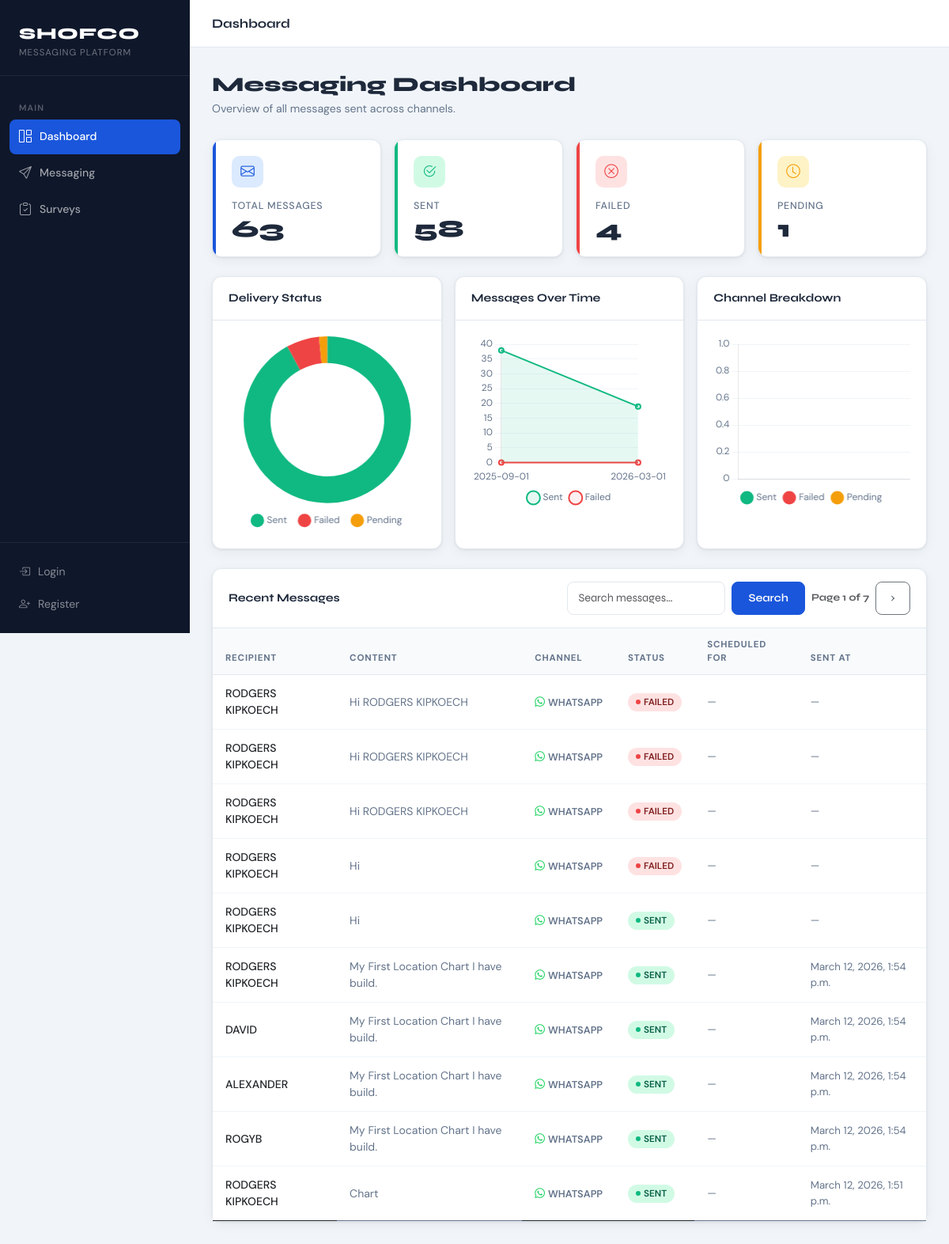
/dashboard/, run on the app's committed database.
### messaging/models.py (models this page shows, shortened)
class Message(models.Model):
    CHANNEL_CHOICES = [
        ('SMS', 'SMS'),
        ('WHATSAPP', 'WhatsApp'),
        ('EMAIL', 'Email'),
    ]
    recipient = models.ForeignKey(Beneficiary, on_delete=models.CASCADE)
    content = models.TextField()
    channel = models.CharField(max_length=10, choices=CHANNEL_CHOICES)
    status = models.CharField(max_length=20, default='PENDING')
    sent_at = models.DateTimeField(null=True, blank=True)
    scheduled_for = models.DateTimeField(null=True, blank=True)
    message_sid = models.CharField(max_length=255, null=True, blank=True)
    media = models.FileField(upload_to="message_media/", null=True, blank=True)
    media_url = models.URLField(max_length=500, null=True, blank=True)

### beneficiaries/models.py (models this page shows, shortened)
class Beneficiary(models.Model):
    name = models.CharField(max_length=100)
    phone_number = models.CharField(max_length=15)
    email = models.EmailField(blank=True, null=True)
    infobip_synced = models.BooleanField(default=False)

### dashboard/views.py (the view)
# urls.py: path('', dashboard_home, name='dashboard_home'),
def dashboard_home(request):
    total_messages = Message.objects.count()
    sent_messages = Message.objects.filter(status='SENT').count()
    failed_messages = Message.objects.filter(status='FAILED').count()
    pending_messages = Message.objects.filter(status='PENDING').count()
    total_beneficiaries = Beneficiary.objects.count()
    search_query = request.GET.get("q", "")
    messages_list = Message.objects.annotate(
        order_time=Coalesce('sent_at', 'scheduled_for', Value(now()))
    ).order_by('-order_time')
    if search_query:
        messages_list = messages_list.filter(content__icontains=search_query)
    paginator = Paginator(messages_list, 10)
    page_number = request.GET.get('page')
    page_obj = paginator.get_page(page_number)
    group_by = request.GET.get("group_by", "month")
    if group_by == "day":
        trunc_func = TruncDay("sent_at")
    elif group_by == "week":
        trunc_func = TruncWeek("sent_at")
    else:
        trunc_func = TruncMonth("sent_at")
    analytics = (
        Message.objects.filter(sent_at__isnull=False)
        .annotate(period=trunc_func)
        .values("period", "status")
        .annotate(count=Count("id"))
        .order_by("period")
    )
    chart_labels_raw = sorted(list(set([
        a["period"].strftime("%Y-%m-%d") for a in analytics
    ])))
    sent_data = []
    failed_data = []
    for label in chart_labels_raw:
        sent_data.append(next(
            (a["count"] for a in analytics
             if a["period"].strftime("%Y-%m-%d") == label and a["status"] == "SENT"), 0
        ))
        failed_data.append(next(
            (a["count"] for a in analytics
             if a["period"].strftime("%Y-%m-%d") == label and a["status"] == "FAILED"), 0
        ))
    context = {
        'total_messages': total_messages,
        'sent_messages': sent_messages,
        'failed_messages': failed_messages,
        'pending_messages': pending_messages,
        'total_beneficiaries': total_beneficiaries,
        'messages': page_obj,
        'search_query': search_query,
        'group_by': group_by,
        'chart_labels': json.dumps(chart_labels_raw),
        'sent_data': json.dumps(sent_data),
        'failed_data': json.dumps(failed_data),
    }
    return render(request, 'home.html', context)

### templates/home.html (shortened to what this page needs)
{% extends "base.html" %}
{% block topbar_title %}Dashboard{% endblock %}
{% block content %}
<div class="page-header">
  <h1>Messaging Dashboard</h1>
  <p>Overview of all messages sent across channels.</p>
</div>
<div class="row g-3 mb-4">
  <div class="col-sm-6 col-xl-3">
    <div class="stat-card primary">
      <div class="stat-icon"><i class="bi bi-envelope"></i></div>
      <div class="stat-label">Total Messages</div>
      <div class="stat-value">{{ total_messages|default:0 }}</div>
    </div>
  </div>
  <div class="col-sm-6 col-xl-3">
    <div class="stat-card success">
      <div class="stat-icon"><i class="bi bi-check2-circle"></i></div>
      <div class="stat-label">Sent</div>
      <div class="stat-value">{{ sent_messages|default:0 }}</div>
    </div>
  </div>
  <div class="col-sm-6 col-xl-3">
    <div class="stat-card danger">
      <div class="stat-icon"><i class="bi bi-x-circle"></i></div>
      <div class="stat-label">Failed</div>
      <div class="stat-value">{{ failed_messages|default:0 }}</div>
    </div>
  </div>
  <div class="col-sm-6 col-xl-3">
    <div class="stat-card warning">
      <div class="stat-icon"><i class="bi bi-clock"></i></div>
      <div class="stat-label">Pending</div>
      <div class="stat-value">{{ pending_messages|default:0 }}</div>
    </div>
  </div>
</div>
<div class="row g-3 mb-4">
  <div class="col-md-4">
    <div class="card h-100">
      <div class="card-header">Delivery Status</div>
      <div class="card-body d-flex align-items-center justify-content-center" style="min-height:220px;">
        <canvas id="statusDonut"></canvas>
      </div>
    </div>
  </div>
  <div class="col-md-4">
    <div class="card h-100">
      <div class="card-header">Messages Over Time</div>
      <div class="card-body" style="min-height:220px;">
        <canvas id="trendChart" style="max-height:220px;"></canvas>
      </div>
    </div>
  </div>
  <div class="col-md-4">
    <div class="card h-100">
      <div class="card-header">Channel Breakdown</div>
      <div class="card-body" style="min-height:220px;">
        <canvas id="channelBar" style="max-height:220px;"></canvas>
      </div>
    </div>
  </div>
</div>
<div class="card">
  <div class="card-header d-flex align-items-center justify-content-between flex-wrap gap-2">
    <span>Recent Messages</span>
    <div class="d-flex align-items-center gap-2">
      <form method="get" class="d-flex" style="gap:8px;">
        <input type="text" name="q" value="{{ search_query }}" placeholder="Search messages…"
               class="form-control form-control-sm" style="width:200px;">
        <button type="submit" class="btn btn-primary btn-sm">Search</button>
      </form>
      <span class="text-muted" style="font-size:.8rem;white-space:nowrap;">
        Page {{ messages.number }} of {{ messages.paginator.num_pages }}
      </span>
      {% if messages.has_next %}
        <a class="btn btn-sm btn-outline-secondary" href="?page={{ messages.next_page_number }}&q={{ search_query }}">›</a>
      {% endif %}
    </div>
  </div>
  <div class="table-responsive">
    <table class="table mb-0">
      <thead>
        <tr>
          <th>Recipient</th>
          <th>Content</th>
          <th>Channel</th>
          <th>Status</th>
          <th>Scheduled For</th>
          <th>Sent At</th>
        </tr>
      </thead>
      <tbody>
        {% for message in messages %}
          <tr>
            <td style="font-weight:500;">{{ message.recipient.name|default:message.recipient.phone_number }}</td>
            <td style="color:var(--text-muted);">{{ message.content|truncatechars:60 }}</td>
            <td>
              <span style="display:inline-flex;align-items:center;gap:4px;font-size:.8rem;font-weight:600;color:var(--text-muted);">
                {% if message.channel == "SMS" %}<i class="bi bi-phone"></i>
                {% elif message.channel == "WHATSAPP" %}<i class="bi bi-whatsapp" style="color:#25d366;"></i>
                {% elif message.channel == "EMAIL" %}<i class="bi bi-envelope"></i>
                {% endif %}
                {{ message.channel }}
              </span>
            </td>
            <td>
              {% if message.status == "PENDING" %}
                <span class="badge-status pending">PENDING</span>
              {% elif message.status == "SENT" %}
                <span class="badge-status sent">SENT</span>
              {% else %}
                <span class="badge-status failed">FAILED</span>
              {% endif %}
            </td>
            <td style="color:var(--text-muted);font-size:.83rem;">{{ message.scheduled_for|default:"—" }}</td>
            <td style="color:var(--text-muted);font-size:.83rem;">{{ message.sent_at|default:"—" }}</td>
          </tr>
        {% endfor %}
      </tbody>
    </table>
  </div>
</div>
<script>
  Chart.defaults.font.family = "'DM Sans', sans-serif";
  Chart.defaults.color = '#64748b';
  const labels       = {{ chart_labels|safe|default:"[]" }};
  const sentData     = {{ sent_data|safe|default:"[]" }};
  const failedData   = {{ failed_data|safe|default:"[]" }};
  const channelLabels  = {{ channel_labels|safe|default:"[]" }};
  const channelSent    = {{ channel_sent|safe|default:"[]" }};
  const channelFailed  = {{ channel_failed|safe|default:"[]" }};
  const channelPending = {{ channel_pending|safe|default:"[]" }};
  new Chart(document.getElementById('statusDonut'), {
    type: 'doughnut',
    data: {
      labels: ['Sent', 'Failed', 'Pending'],
      datasets: [{ data: [{{ sent_messages|default:0 }}, {{ failed_messages|default:0 }}, {{ pending_messages|default:0 }}],
        backgroundColor: ['#10b981','#ef4444','#f59e0b'],
        borderWidth: 0, hoverOffset: 4
      }]
    },
    options: { responsive: true, cutout: '68%', plugins: { legend: { position: 'bottom', labels: { padding: 16, usePointStyle: true } } } }
  });
  new Chart(document.getElementById('trendChart'), {
    type: 'line',
    data: {
      labels: labels,
      datasets: [
        { label: 'Sent', data: sentData, fill: true,
          backgroundColor: 'rgba(16,185,129,.1)', borderColor: '#10b981', borderWidth: 2, tension: 0.4, pointRadius: 3 },
        { label: 'Failed', data: failedData, fill: true,
          backgroundColor: 'rgba(239,68,68,.08)', borderColor: '#ef4444', borderWidth: 2, tension: 0.4, pointRadius: 3 }
      ]
    },
    options: { responsive: true, maintainAspectRatio: false,
      plugins: { legend: { position: 'bottom', labels: { usePointStyle: true } } },
      scales: { y: { beginAtZero: true, grid: { color: '#f1f5f9' } }, x: { grid: { display: false } } }
    }
  });
  new Chart(document.getElementById('channelBar'), {
    type: 'bar',
    data: {
      labels: channelLabels,
      datasets: [
        { label: 'Sent',    data: channelSent,    backgroundColor: '#10b981' },
        { label: 'Failed',  data: channelFailed,  backgroundColor: '#ef4444' },
        { label: 'Pending', data: channelPending, backgroundColor: '#f59e0b' }
      ]
    },
    options: {
      responsive: true, maintainAspectRatio: false,
      plugins: { legend: { position: 'bottom', labels: { usePointStyle: true } } },
      scales: { x: { stacked: true, grid: { display: false } }, y: { stacked: true, beginAtZero: true, grid: { color: '#f1f5f9' } } }
    }
  });
</script>
{% endblock %}

### templates/base.html (style rules this page uses)
:root { --brand: #1a56db; --brand-dark: #1140a6; --brand-light: #e8effe; --sidebar-bg: #0f172a; --sidebar-w: 240px; --text-main: #1e293b; --text-muted: #64748b; --border: #e2e8f0; --surface: #ffffff; --bg: #f1f5f9; --success: #10b981; --warning: #f59e0b; --danger: #ef4444; --radius: 12px; --shadow: 0 1px 3px rgba(0,0,0,.07), 0 4px 16px rgba(0,0,0,.05); }
* { box-sizing: border-box; }
body { font-family: 'DM Sans', sans-serif; background: var(--bg); color: var(--text-main); margin: 0; min-height: 100vh; }
.card { background: var(--surface); border: 1px solid var(--border); border-radius: var(--radius); box-shadow: var(--shadow); }
.card-header { background: transparent; border-bottom: 1px solid var(--border); padding: 16px 20px; font-family: 'Syne', sans-serif; font-weight: 700; font-size: .9rem; color: var(--text-main); }
.card-body { padding: 20px; }
.stat-card { background: var(--surface); border: 1px solid var(--border); border-radius: var(--radius); box-shadow: var(--shadow); padding: 20px 24px; position: relative; overflow: hidden; }
.stat-card::before { content: ''; position: absolute; top: 0; left: 0; width: 4px; height: 100%; border-radius: 4px 0 0 4px; }
.stat-card.primary::before { background: var(--brand); }
.stat-card.success::before { background: var(--success); }
.stat-card.danger::before { background: var(--danger); }
.stat-card.warning::before { background: var(--warning); }
.stat-card .stat-icon { width: 40px; height: 40px; border-radius: 10px; display: flex; align-items: center; justify-content: center; font-size: 1.1rem; margin-bottom: 14px; }
.stat-card.primary .stat-icon { background: #dbeafe; color: var(--brand); }
.stat-card.success .stat-icon { background: #d1fae5; color: var(--success); }
.stat-card.danger .stat-icon { background: #fee2e2; color: var(--danger); }
.stat-card.warning .stat-icon { background: #fef3c7; color: var(--warning); }
.stat-card .stat-label { font-size: .78rem; font-weight: 500; color: var(--text-muted); text-transform: uppercase; letter-spacing: .06em; margin-bottom: 4px; }
.stat-card .stat-value { font-family: 'Syne', sans-serif; font-size: 1.9rem; font-weight: 800; color: var(--text-main); line-height: 1; }
.badge-status { display: inline-flex; align-items: center; gap: 4px; padding: 3px 10px; border-radius: 20px; font-size: .73rem; font-weight: 600; }
.badge-status::before { content: ''; width: 6px; height: 6px; border-radius: 50%; }
.badge-status.sent { background: #d1fae5; color: #065f46; }
.badge-status.sent::before { background: var(--success); }
.badge-status.failed { background: #fee2e2; color: #7f1d1d; }
.badge-status.failed::before { background: var(--danger); }
.form-control, .form-select { border: 1.5px solid var(--border); border-radius: 8px; font-size: .9rem; padding: 9px 13px; color: var(--text-main); transition: border .15s, box-shadow .15s; }
.btn-primary { background: var(--brand); border-color: var(--brand); font-weight: 600; font-size: .88rem; padding: 9px 20px; border-radius: 8px; transition: all .15s; }
.btn-outline-secondary { font-weight: 500; font-size: .88rem; padding: 9px 18px; border-radius: 8px; }
.table { font-size: .875rem; }
.table thead th { background: #f8fafc; font-size: .72rem; font-weight: 700; text-transform: uppercase; letter-spacing: .07em; color: var(--text-muted); border-bottom: 1px solid var(--border); padding: 12px 16px; }
.table td { padding: 13px 16px; vertical-align: middle; }
.table tbody tr { border-bottom: 1px solid #f1f5f9; transition: background .12s; }
.table tbody tr:last-child { border-bottom: none; }
.page-header { margin-bottom: 28px; }
.page-header h1 { font-family: 'Syne', sans-serif; font-weight: 800; font-size: 1.6rem; color: var(--text-main); margin: 0 0 4px; }
.page-header p { color: var(--text-muted); font-size: .88rem; margin: 0; }

### data on the page
Message: recipient.name "RODGERS KIPKOECH", content "Hi RODGERS KIPKOECH", channel "WHATSAPP", status "FAILED", scheduled_for "—", sent_at "—"
Message: recipient.name "RODGERS KIPKOECH", content "Hi RODGERS KIPKOECH", channel "WHATSAPP", status "FAILED", scheduled_for "—", sent_at "—"
Message: recipient.name "RODGERS KIPKOECH", content "Hi RODGERS KIPKOECH", channel "WHATSAPP", status "FAILED", scheduled_for "—", sent_at "—"
Message: recipient.name "RODGERS KIPKOECH", content "Hi", channel "WHATSAPP", status "FAILED", scheduled_for "—", sent_at "—"
Message: recipient.name "RODGERS KIPKOECH", content "Hi", channel "WHATSAPP", status "SENT", scheduled_for "—", sent_at "—"
Message: recipient.name "RODGERS KIPKOECH", content "My First Location Chart I have build.", channel "WHATSAPP", status "SENT", scheduled_for "—", sent_at "March 12, 2026, 1:54 p.m."
Message: recipient.name "DAVID", content "My First Location Chart I have build.", channel "WHATSAPP", status "SENT", scheduled_for "—", sent_at "March 12, 2026, 1:54 p.m."
Message: recipient.name "ALEXANDER", content "My First Location Chart I have build.", channel "WHATSAPP", status "SENT", scheduled_for "—", sent_at "March 12, 2026, 1:54 p.m."
Message: recipient.name "ROGYB", content "My First Location Chart I have build.", channel "WHATSAPP", status "SENT", scheduled_for "—", sent_at "March 12, 2026, 1:54 p.m."
Message: recipient.name "RODGERS KIPKOECH", content "Chart", channel "WHATSAPP", status "SENT", scheduled_for "—", sent_at "March 12, 2026, 1:51 p.m."

### other printed values
{{ total_messages|default:0 }} "63"
{{ sent_messages|default:0 }} "58"
{{ failed_messages|default:0 }} "4"
{{ pending_messages|default:0 }} "1"
{{ messages.number }} "1"
{{ messages.paginator.num_pages }} "7"
chart data {{ chart_labels|safe|default:"[]" }} ["2025-09-01", "2026-03-01"]
chart data {{ sent_data|safe|default:"[]" }} [38, 19]
chart data {{ failed_data|safe|default:"[]" }} [0, 0]
